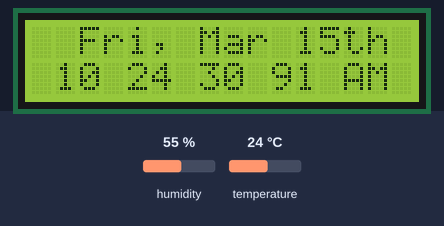
Bench run of a sketch on a simulated Arduino Uno, built with avr-gcc and run on an emulated ATmega328P. On the bench: 16×2 character LCD. Inputs (shaded band) come from the test bench; at power-on: temperature 24 °C, humidity 55 %. The local clock reads 2024-03-15 10:24:30 at power-on unless the sketch sets it.

Above: at 1.2 s.
1.3 s: temperature set to 11 °C
At 3.24 s:
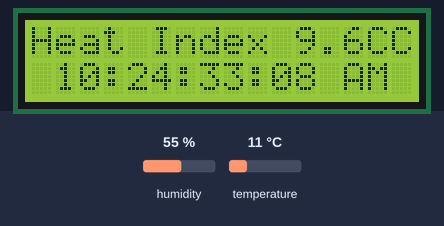
4.5 s: humidity set to 22 %
At 6.26 s:
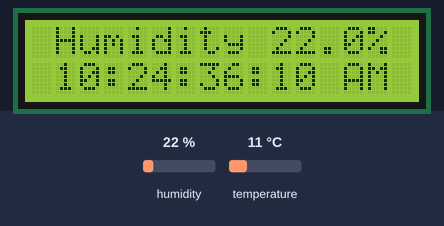
9.4 s: humidity set to 40 %
At 11.4 s:
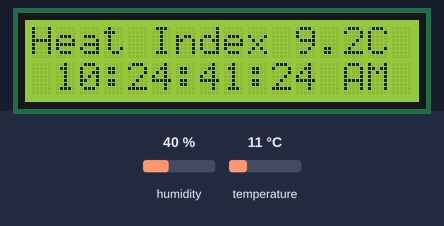
12.7 s: temperature set to 12 °C
At 13.53 s:
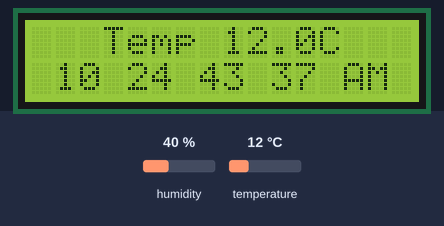
Timing chart, 0 to 15.7 s (numbered marks = the images above; inputs shaded):
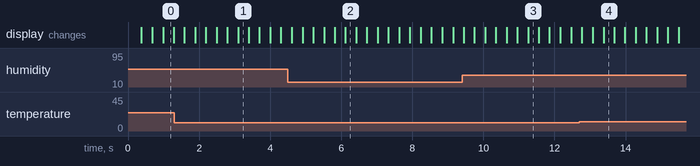

The sketch:

LiquidCrystal-DHT11-RTC.ino
```cpp
#pragma GCC optimize("Ofast")

#define ROW 2
#define COL 16
#define SPLITTER_BLINK_DELAY 250
#define PRINTDELAY 1000

#define DHTPIN 7
#define DHTTYPE DHT11

#include <Wire.h>
#include <RTClib.h>
#include <LiquidCrystal.h>
#include <string.h>
#include <math.h>
#include "DHT.h"

RTC_DS1307 rtc;
LiquidCrystal lcd(12, 11, 5, 4, 3, 2) ;
DHT dht(DHTPIN, DHTTYPE) ;

void center(char *str, char *buffer, char ch, unsigned char num) {
	buffer[0] = '\0' ;

	unsigned char len = strlen(str), i, j ;

	// Copy the string to buffer if they are same
	if (len >= num) {
		for(i = 0 ; i < len ; ++i) buffer[i] = str[i] ;
		return ;
	}

	// Calculate the padding left and right
	unsigned char p_left = ceil(num / 2.0 - len / 2.0) ;
	unsigned char p_right = floor(num / 2.0 - len / 2.0) ;

	// Copy the left padded string to buffer
	for(i = 0 ; i < p_left ; ++i) buffer[i] = ch ;

	// Copy the original string to buffer
	for(j = 0 ; j < len ; ++j) buffer[i++] = str[j] ;

	// Copy the right padded string to buffer
	for(j = 0 ; j < p_right ; ++j) buffer[i++] = ch ;

	buffer[i] = '\0' ;
}

void setup() {
	Serial.begin(9600) ;
	lcd.begin(COL, ROW) ;
	lcd.setCursor(0, 0) ;

	while(!rtc.begin()) {
		char message[14] = "No RTC Found!", str[14] ;
		center(message, str, ' ', COL) ;
		lcd.print(str) ;
	}

	if(!rtc.isrunning()) {
		char message[17] = "RTC Not Running!", str[17] ;
		center(message, str, ' ', COL) ;
		lcd.print(str) ;

		rtc.adjust(DateTime(F(__DATE__), F(__TIME__))) ;
		while(millis() < 2500) ;
	}

	dht.begin() ;
}

char *getSuffix(unsigned char num) {
	if (num > 3 && num < 21) return (char *)"th" ;

	switch(num % 10) {
		case 1: return (char *)"st" ;
		case 2: return (char *)"nd" ;
		case 3: return (char *)"rd" ;
		default: return (char *)"th" ;
	}
}

const char daysOfTheWeek[7][4] = { "Sun", "Mon", "Tue", "Wed", "Thu", "Fri", "Sat" } ;
const char Months[12][4] = { "Jan", "Feb", "Mar", "Apr", "May", "Jun", "Jul", "Aug", "Sep", "Oct", "Nov", "Dec" } ;

char splitter = ':' ;
char str[20], str2[20] ;
char *am_pm ;

unsigned char secondNow, lastSecond = 0 ;
unsigned char today, hr = 0, formatted_hr ;
unsigned short jiffy ;

unsigned long blinkSplitterDelay = millis() + SPLITTER_BLINK_DELAY ;
unsigned long currentMS = 0, currT ;

double hum = 0, temp = 0, heat_index ;
unsigned long printCounter = millis() ;

void loop() {
	DateTime now = rtc.now() ;

	hr = now.hour() ;
	secondNow = now.second() ;
	today = now.day() ;
	currT = millis() ;

	if (lastSecond != secondNow) {
		// Set the millisecond
		lastSecond = secondNow ;
		currentMS = currT ;

		// Reset the splitter
		splitter = ':' ;
		blinkSplitterDelay = currT + SPLITTER_BLINK_DELAY ;
	}

	// Blink the splitter when timeout is reached

	// Set the jiffy to avoid delays
	jiffy = (currT - currentMS) / 10 ;

	if (currT > blinkSplitterDelay + SPLITTER_BLINK_DELAY) {
		splitter = ':' ;
		blinkSplitterDelay = currT + SPLITTER_BLINK_DELAY ;
	} else if (currT > blinkSplitterDelay) {
		splitter = ' ' ;
	}

	// Print Date or Humidity and Temperature
	lcd.setCursor(0, 0) ;

	if(millis() < printCounter + PRINTDELAY) {
		// Print Date
		sprintf(
			str2, "%s, %s %d%s",
			daysOfTheWeek[now.dayOfTheWeek()], Months[now.month() - 1], today, getSuffix(today)
		) ;

		center(str2, str, ' ', COL) ;
		lcd.print(str) ;
	} else if(millis() < printCounter + PRINTDELAY * 2) {
		// Print temperature
		temp = dht.readTemperature();
		if (!isnan(temp)) {
			lcd.print("   Temp ") ;
			dtostrf(temp, 3, 1, str2) ;
			lcd.print(str2) ;
			lcd.print("C   ") ;
		}
	} else if(millis() < printCounter + PRINTDELAY * 3) {
		// Print Humidity
		hum = dht.readHumidity();
		if (!isnan(hum)) {
			lcd.print(" Humidity ") ;
			dtostrf(hum, 3, 1, str2) ;
			lcd.print(str2) ;
			lcd.print("% ") ;
		}
	} else if(millis() < printCounter + PRINTDELAY * 4) {
		// Print heat index
		hum = dht.readHumidity();
		temp = dht.readTemperature();

		if (!(isnan(hum) || isnan(temp))) {
			heat_index = dht.computeHeatIndex(temp, hum, false) ;
			lcd.print("Heat Index ") ;
			dtostrf(heat_index, 3, 1, str2) ;
			lcd.print(str2) ;
			lcd.print("C") ;
		}
	} else {
		printCounter = millis() ;
	}

	am_pm = hr < 12 ? (char *)"AM" : (char *)"PM" ;
	formatted_hr = hr == 12 ? 12 : hr % 12 ;

	// Print time
	sprintf(
		str2, "%02d%c%02d%c%02d%c%02d %s",
		formatted_hr, splitter, now.minute(), splitter, secondNow, splitter, jiffy, am_pm
	) ;

	center(str2, str, ' ', COL) ;
	lcd.setCursor(0, 1) ;
	lcd.print(str) ;
}
```

Measured:
- after the input at 1.3 s, the display: first differs from a run without the input after 1.8 s (image 1)
